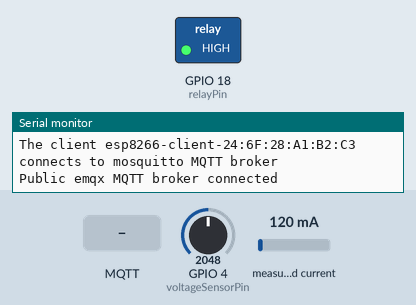
The sketch below on a simulated ESP32. Parts: switched loads named in the sketch (green lamp = pin HIGH), the last lines printed to the serial monitor. The test bench sets the inputs (shaded band); at power-on: GPIO 4 (voltageSensorPin) = 2048, measured current 120 mA. WiFi joins after 1.5 s; servers stay silent unless stated; no MQTT or app messages arrive unless stated.

Above: at 3.3 s.
3.4 s: MQTT message "on" arrives on the first subscribed topic
At 10.5 s:
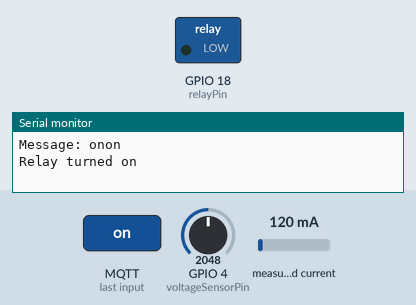
10.8 s: MQTT message "off" arrives on the first subscribed topic
At 17.3 s:
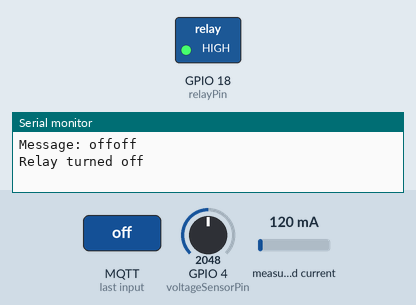
Timing chart, 0 to 18.8 s (numbered marks = the images above; inputs shaded):
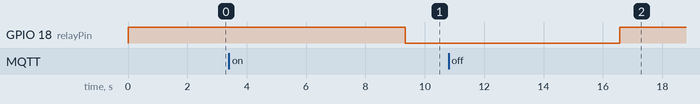

Measured:
- after the input at 3.4 s, GPIO 18 (relayPin): HIGH → LOW after 5.9 s
- after the input at 10.8 s, GPIO 18 (relayPin): LOW → HIGH after 5.8 s

The sketch:

group15-arduino-code-1.ino
```cpp
// #include <ESP8266WiFi.h>
#include <WiFi.h>
#include <PubSubClient.h>
#include "EmonLib.h"  // for energy monitoring

// WiFi settings
const char* ssid = "Dialog 4G"; // Enter your WiFi name
const char* password = "M5DMH5F0G2M"; // Enter WiFi password

// MQTT Broker settings
const char* mqtt_broker = "test.mosquitto.org"; // Enter your MQTT broker address
const int mqtt_port = 1883;

// MQTT topics
// const char* topic_volt = "UoP_CO_326_E18_15_Voltage";
// const char* topic_curr = "UoP_CO_326_E18_15_Current";
// const char* topic_pow = "UoP_CO_326_E18_15_Power";
// const char* topic_relay = "UoP_CO_326_E18_15_Relay";
// const char* topic = "UoP/zzzzzCO/326/E18/19/";

// Pins
const int relayPin = 18; // GPIO23

// Analog input pins for current sensor
const int analogPinL1 = A0; // Analog input pin for L1
const int analogPinL2 = 1; // Analog input pin for L2

// Pins of the voltage sensor
const int voltageSensorPin = 4;


WiFiClient espClient;
PubSubClient client(espClient);

void setup() {
  Serial.begin(9600);
  delay(10);

  pinMode(relayPin, OUTPUT);
  digitalWrite(relayPin, HIGH);

  // Connect to WiFi
  WiFi.begin(ssid, password);
  while (WiFi.status() != WL_CONNECTED) {
    delay(1000);
    Serial.println("Connecting to WiFi...");
  }
  Serial.println("Connected to the WiFi network");

  // Connect to MQTT broker
  client.setServer(mqtt_broker, mqtt_port);
  client.setCallback(callback);

  connectToMQTTBroker();

  // Publish and subscribe
  // client.publish(topic, "Hello From ESP8266!");
  client.subscribe("UoP_CO_326_E18_15_Relay");
}

void loop() {
  client.loop();
  publishDetails();
  // digitalWrite(relayPin, LOW);
  delay(5000); // Adjust the delay as per your requirements
  // digitalWrite(relayPin, HIGH);

}

void publishDetails() {
  float Vrms = getVoltageSensorReading();
  float Irms1 = getCurrentSensor1Reading();
  float power = Vrms * Irms1;

  String voltageStr = String(Vrms, 2);
  String currentStr = String(Irms1, 2);
  String powerStr = String(power, 2);

  publishWithDelay("UoP_CO_326_E18_15_Voltage", voltageStr.c_str(), 1000);
  publishWithDelay("UoP_CO_326_E18_15_Current", currentStr.c_str(), 1000);
  publishWithDelay("UoP_CO_326_E18_15_Power", powerStr.c_str(), 0); // No delay for immediate publishing

  Serial.print("Voltage: ");
  Serial.println(voltageStr);
  Serial.print("Current: ");
  Serial.println(currentStr);
  Serial.print("Power: ");
  Serial.println(powerStr);
}

float getCurrentSensor1Reading() {
  EnergyMonitor emon_for_curr_sen_1; // EnergyMonitor object created locally
  emon_for_curr_sen_1.current(analogPinL1, 60.6); // Calibration value may vary, adjust as per your sensor
  emon_for_curr_sen_1.calcVI(20, 2000); // Calculate all. No. of wavelengths, time-out
  emon_for_curr_sen_1.serialprint(); // Print out all variables
  return emon_for_curr_sen_1.Irms;
}

float getVoltageSensorReading() {
  int sensorValue = analogRead(voltageSensorPin);
  float voltage = (sensorValue / 1023.0) * 3.3; // Assuming 3.3V reference voltage
  return voltage;
}

void callback(char* topic, byte* payload, unsigned int length) {
  Serial.print("Message arrived in topic: ");
  Serial.println(topic);
  Serial.print("Message: ");

  String messageTemp;
  for (int i = 0; i < length; i++) {
    messageTemp += (char)payload[i];
    Serial.print((char)payload[i]);
  }

  Serial.println(messageTemp);
  Serial.println();

  if (messageTemp == "on") {
    digitalWrite(relayPin, LOW); // Turn on the relay
    Serial.println("Relay turned on");
  } else if (messageTemp == "off") {
    digitalWrite(relayPin, HIGH); // Turn off the relay
    Serial.println("Relay turned off");
  }
}

void connectToMQTTBroker() {
  while (!client.connected()) {
    String client_id = "esp8266-client-";
    client_id += String(WiFi.macAddress());
    Serial.printf("The client %s connects to mosquitto MQTT broker\n", client_id.c_str());
    if (client.connect(client_id.c_str())) {
      Serial.println("Public emqx MQTT broker connected");
    } else {
      Serial.print("Failed with state ");
      Serial.print(client.state());
      delay(2000);
    }
  }
}

void publishWithDelay(const char* topic, const char* payload, unsigned int delayTime) {
  client.publish(topic, payload);
  delay(delayTime);
}
```
